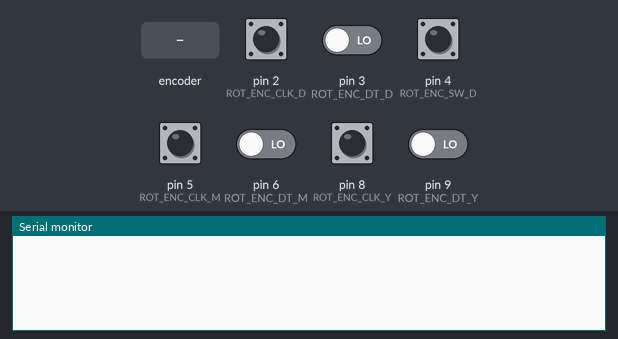
A sketch run on a simulated Arduino Uno, built with avr-gcc and run on an emulated ATmega328P. Parts: the last lines printed to the serial monitor. The test bench sets the inputs (shaded band); at power-on: pin 2 (ROT_ENC_CLK_D), pin 4 (ROT_ENC_SW_D), pin 5 (ROT_ENC_CLK_M), pin 8 (ROT_ENC_CLK_Y) HIGH, pin 3 (ROT_ENC_DT_D), pin 6 (ROT_ENC_DT_M), pin 9 (ROT_ENC_DT_Y) LOW.

Above: at 1.2 s.
1.3 s: rotary encoder on pin 2 (ROT_ENC_CLK_D) / pin 3 (ROT_ENC_DT_D) turned 1 step (first pin leading)
At 2.3 s:
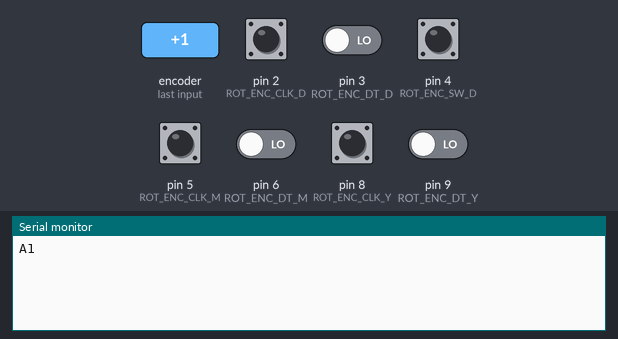
3.0 s: pin 4 (ROT_ENC_SW_D) pulled LOW for 0.15 s
At 4.1 s:
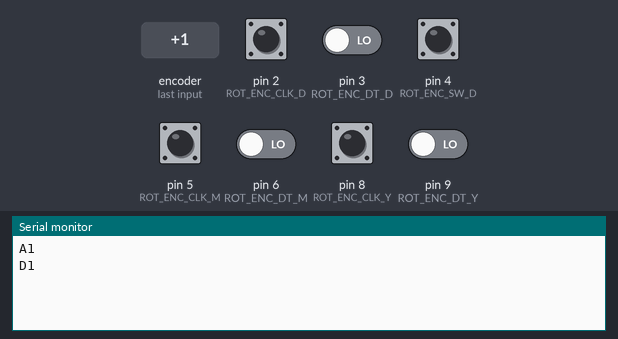
4.6 s: pin 4 (ROT_ENC_SW_D) pulled LOW for 1 s
At 5.3 s:
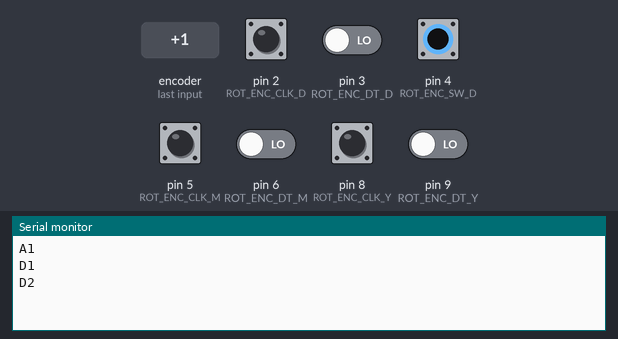
7.1 s: rotary encoder on pin 2 (ROT_ENC_CLK_D) / pin 3 (ROT_ENC_DT_D) turned 1 step (first pin leading)
At 7.9 s:
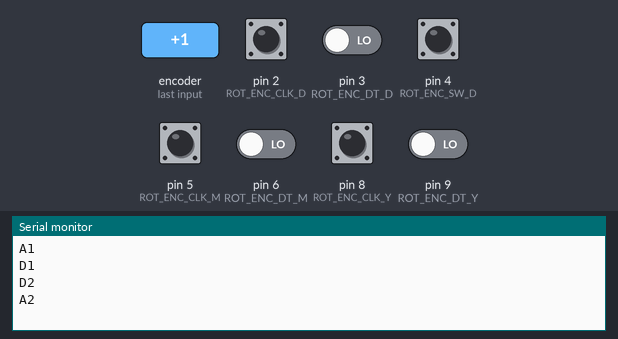
8.8 s: pin 5 (ROT_ENC_CLK_M) pulsed LOW 2 times (0.12 s each, 0.3 s apart)
At 9.6 s:
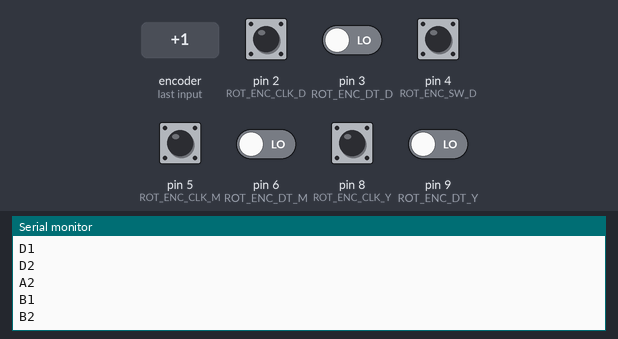
10.9 s: pin 8 (ROT_ENC_CLK_Y) pulsed LOW 2 times (0.12 s each, 0.3 s apart)
At 12.4 s:
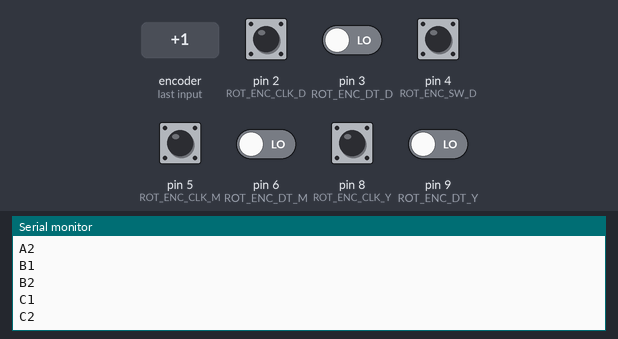

The sketch:

3RotsTest.ino
```cpp
char rotaryHeaders[] = {'A', 'B', 'C', 'D'};          // Headers for the rotary encoders and the button

#define ROT_ENC_CLK_D 2
#define ROT_ENC_DT_D 3
#define ROT_ENC_SW_D 4

int counter_D = 0;
int currentStateCLK_D;
int lastStateCLK_D;

#define ROT_ENC_CLK_M 5
#define ROT_ENC_DT_M 6
#define ROT_ENC_SW_M 7

int counter_M = 0;
int currentStateCLK_M;
int lastStateCLK_M;

#define ROT_ENC_CLK_Y 8
#define ROT_ENC_DT_Y 9
#define ROT_ENC_SW_Y 10

int counter_Y = 0;
int currentStateCLK_Y;
int lastStateCLK_Y;

unsigned long lastButtonPress = 0;

int buttonState = 0;
boolean pressed = false;


void setup() {

  // Set encoder pins as inputs and calibrate the last state
  pinMode(ROT_ENC_CLK_D, INPUT);
  pinMode(ROT_ENC_DT_D, INPUT);
  pinMode(ROT_ENC_SW_D, INPUT_PULLUP);

  lastStateCLK_D = digitalRead(ROT_ENC_CLK_D);

  pinMode(ROT_ENC_CLK_M, INPUT);
  pinMode(ROT_ENC_DT_M, INPUT);
  pinMode(ROT_ENC_SW_M, INPUT_PULLUP);

  lastStateCLK_M = digitalRead(ROT_ENC_CLK_M);

  pinMode(ROT_ENC_CLK_Y, INPUT);
  pinMode(ROT_ENC_DT_Y, INPUT);
  pinMode(ROT_ENC_SW_Y, INPUT_PULLUP);

  lastStateCLK_M = digitalRead(ROT_ENC_CLK_Y);

  // Setup Serial Monitor
  Serial.begin(9600);

  // Read the initial state of CLK
  lastStateCLK_D = digitalRead(ROT_ENC_CLK_D);
  lastStateCLK_M = digitalRead(ROT_ENC_CLK_M);
  lastStateCLK_Y = digitalRead(ROT_ENC_CLK_Y);
}


void loop() {
  encoderReaderDay();                                             // Run the rotary encoder for the day selector
  encoderReaderMonth();                                           // Run the rotary encoder for the month selector
  encoderReaderYear();                                            // Run the rotary encoder for the year selector
  buttonDetection();
}


void buttonDetection() {
  // Read the button state
  int btnState = digitalRead(ROT_ENC_SW_D);

  //If we detect LOW signal, button is pressed
  if (btnState == LOW) {
    //if 50ms have passed since last LOW pulse, it means that the
    //button has been pressed, released and pressed again
    if (millis() - lastButtonPress > 50 && !pressed) {
      buttonState++;
      Serial.print(rotaryHeaders[3]);
      Serial.println(buttonState);
      pressed = true;
    }
    // Remember last button press event
    lastButtonPress = millis();
  } else {
    pressed = false;
  }
}


// Reads the encoder and outputs that value to the Pi
void encoderReaderDay() {
  // Read the current state of CLK
  currentStateCLK_D = digitalRead(ROT_ENC_CLK_D);


  // If last and current state of CLK are different, then pulse occurred
  // React to only 1 state change to avoid double count
  if (currentStateCLK_D != lastStateCLK_D  && currentStateCLK_D == 1) {
    // If the DT state is different than the CLK state then
    // the encoder is rotating CCW so decrement

    //Serial.println("Test D: " + counter_D);

    if (digitalRead(ROT_ENC_DT_D) != currentStateCLK_D) {
      counter_D ++;
    } else { // Encoder is rotating CW so increment
      counter_D --;
    }
    Serial.print(rotaryHeaders[0]);
    Serial.println(counter_D);
  }
  // Remember last CLK state
  lastStateCLK_D = currentStateCLK_D;
}


void encoderReaderMonth() {
  // Read the current state of CLK
  currentStateCLK_M = digitalRead(ROT_ENC_CLK_M);

  //Serial.println("Test M: " + counter_M);

  // If last and current state of CLK are different, then pulse occurred
  // React to only 1 state change to avoid double count
  if (currentStateCLK_M != lastStateCLK_M  && currentStateCLK_M == 1) {
    // If the DT state is different than the CLK state then
    // the encoder is rotating CCW so decrement
    if (digitalRead(ROT_ENC_DT_M) != currentStateCLK_M) {
      counter_M ++;
    } else { // Encoder is rotating CW so increment
      counter_M --;
    }
    Serial.print(rotaryHeaders[1]);
    Serial.println(counter_M);
  }
  // Remember last CLK state
  lastStateCLK_M = currentStateCLK_M;
}


void encoderReaderYear() {
  // Read the current state of CLK
  currentStateCLK_Y = digitalRead(ROT_ENC_CLK_Y);

  //Serial.println("Test Y: " + counter_Y);

  // If last and current state of CLK are different, then pulse occurred
  // React to only 1 state change to avoid double count
  if (currentStateCLK_Y != lastStateCLK_Y  && currentStateCLK_Y == 1) {
    // If the DT state is different than the CLK state then
    // the encoder is rotating CCW so decrement
    if (digitalRead(ROT_ENC_DT_Y) != currentStateCLK_Y) {
      counter_Y ++;
    } else { // Encoder is rotating CW so increment
      counter_Y --;
    }
    Serial.print(rotaryHeaders[2]);
    Serial.println(counter_Y);
  }
  // Remember last CLK state
  lastStateCLK_Y = currentStateCLK_Y;
}
```

Measured:
- after the input at 1.3 s, the serial monitor: prints a new line after 0.05 s (image 1)
- after the input at 3.0 s, the serial monitor: prints a new line at once (image 2)
- after the input at 4.6 s, the serial monitor: prints a new line at once (image 3)
- after the input at 7.1 s, the serial monitor: prints a new line after 0.05 s (image 4)
- after the input at 8.8 s, the serial monitor: prints a new line after 0.12 s (image 5)
- after the input at 10.9 s, the serial monitor: prints a new line after 0.12 s (image 6)
